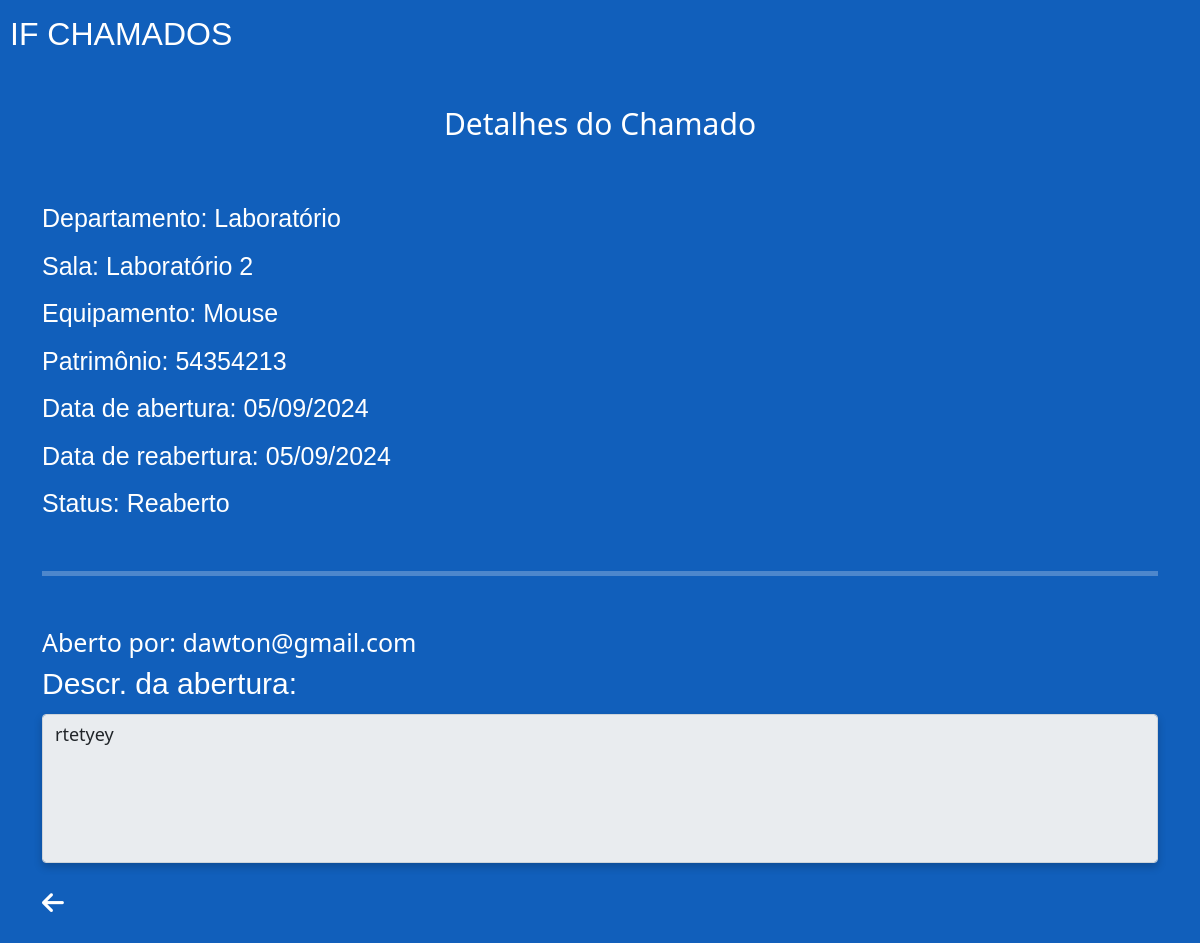
/if-dados/chamado/73/detalhes/ (signed in), run on the app's committed database.
### if_dados/models.py (models this page shows, shortened)
class Chamado(models.Model):
    class Status(models.TextChoices):
        ABERTO = 'Aberto', 'Aberto'
        FECHADO = 'Fechado', 'Fechado'
        PENDENTE = 'Pendente', 'Pendente'
        REABERTO = 'Reaberto', 'Reaberto'
    usuario = models.ForeignKey(settings.AUTH_USER_MODEL, on_delete=models.CASCADE, default=1)
    status = models.CharField(max_length=10, choices=Status.choices, default=Status.ABERTO)
    departamento = models.CharField(max_length=255)
    sala = models.CharField(max_length=255)
    descricao_problema = models.TextField()
    patrimonio = models.CharField(max_length=50, blank=True, null=True)
    data_abertura = models.DateTimeField(default=timezone.now)
    data_fechamento = models.DateTimeField(blank=True, null=True)
    data_modificacao = models.DateTimeField(blank=True, null=True)
    data_reabertura = models.DateTimeField(blank=True, null=True)
    equipamento = models.CharField(max_length=255, blank=True, null=True)
    especialidade = models.ManyToManyField(Especialidade, blank=True)
    relato_tecnico = models.TextField(blank=True)

### if_app/models.py (models this page shows, shortened)
class Usuario(AbstractBaseUser, PermissionsMixin):
    EMAIL_FIELD = 'email'
    USERNAME_FIELD = 'email'
    REQUIRED_FIELDS = []
    email = models.EmailField(unique=True)
    nome = models.CharField(max_length=100)
    numero_celular = models.CharField(max_length=11)
    identificacao = models.CharField(max_length=50, choices=[('Funcionario', 'Funcionario'), ('Professor', 'Professor'), ('Aluno', 'Aluno')])
    departamento = models.CharField(max_length=50, choices=[('Laboratório', 'Laboratório'), ('Caen', 'Caen'), ('Pavilhão Novo', 'Pavilhão Novo'), ('Pavilhão Velho', 'Pavilhão Velho')], default='Laboratório')
    is_active = models.BooleanField(default=True)
    is_staff = models.BooleanField(default=False)
    objects = UsuarioManager()

### if_dados/views.py (the view)
# urls.py: path('chamado/<int:id>/detalhes/', views.detalhes_do_chamado_aberto, name='detalhes_do_chamado_aberto'),
@login_required
def detalhes_do_chamado_aberto(request, id):
    chamado = get_object_or_404(Chamado, id=id)
    contexto = {
        'chamado': chamado,
        'usuario_email': request.user.email
    }
    return render(request, 'detalhes-do-chamado-aberto.html', contexto)

### if_dados/templates/detalhes-do-chamado-aberto.html (shortened to what this page needs)
{% load static %}
<!DOCTYPE html>
<html lang="pt-br">
<head>
    <link href="https://cdn.jsdelivr.net/npm/bootstrap@5.0.2/dist/css/bootstrap.min.css" rel="stylesheet">
    <link rel="stylesheet" href="{% static 'css/style.css' %}">
</head>
<body>
    <div class="container-geral">
        <div class="logo text-white">IF CHAMADOS</div>
        <h1 class="text-center text-white mt-5 mb-5">Detalhes do Chamado</h1>
        <div class="container">
            <div class="row">
                <div class="col-12 informacoes">
                    <div class="setor">Departamento: {{ chamado.departamento }}</div>
                    <div class="sala">Sala: {{ chamado.sala }}</div>
                    <div class="equipamento">Equipamento: {{ chamado.equipamento }}</div>
                    <div class="equipamento">Patrimônio: {{ chamado.patrimonio }}</div>
                    <div class="data-de-abertura">Data de abertura: {{ chamado.data_abertura|date:"d/m/Y" }}</div>
                    {% if chamado.data_reabertura %}
                    <div class="data-de-abertura">Data de reabertura: {{ chamado.data_reabertura|date:"d/m/Y" }}</div>
                    {% endif %}
                    <div class="status {% if chamado.status == 'REABERTO' %}status-reaberto{% else %}status{% endif %}">Status: {{ chamado.status }}</div>
                </div>
            </div>
            <hr class="text-white mt-5 mb-5">
            <div class="row">
                <div class="col-12 texto-aberto-por text-white">
                    Aberto por: {{ usuario_email }}
                </div>
                <div class="col-12">
                    <label id="descricao-label" for="area-comentario" class="form-label text-white texto-dropdown caix-desc-abertura">Descr. da abertura:</label>
                    <textarea id="area-comentario" class="form-control area-comentario custom-placeholder sombra" rows="5" readonly>{{ chamado.descricao_problema }}</textarea>
                </div>
                <div class="col-12 mt-3">
                    <div class="container-botao-voltar mt-4">
                        <div class="icone-voltar">
                            <a href="{% url 'meus_chamados' %}"><i class="fas fa-arrow-left text-white"></i></a>
                        </div>
                    </div>
                </div>
            </div>
        </div>
    </div>
</body>
</html>

### if_app/static/css/style.css (style rules this page uses)
body { padding: 10px; background: #115FBB; }
a { text-decoration: none; }
.logo { font-size: 32px; font-family: 'Franklin Gothic Medium', 'Arial Narrow', Arial, sans-serif; }
.sombra { background-color: #FFF; box-shadow: 0 4px 8px rgba(0, 0, 0, 0.2); }
label { font-size: 18px; }
textarea { resize: none; }
.texto-dropdown { font-size: 30px; font-family: Arial, Helvetica, sans-serif; }
.area-comentario { font-size: 18px; }
.icone-voltar { position: relative; margin-bottom: 0rem; }
.icone-voltar i { position: absolute; font-size: 25px; top: 70%; transform: translateY(-50%); }
.container-botao-voltar, .container-botao-enviar { height: 50px; position: relative; }
.informacoes { font-size: 22px; text-align: left; }
.informacoes div { margin-top:10px; }
h1 { font-size: 30px; }
hr { padding: 2.5px; }
.setor, .sala, .equipamento, .data-de-abertura, .status { margin-top: 20px; font-size: 25px; font-family: Arial, Helvetica, sans-serif; color: #FFF; }
.status { float: left; margin-right: 10px; }
.texto-aberto-por { font-size: 25px; }

### data on the page
Chamado: departamento "Laboratório", sala "Laboratório 2", equipamento "Mouse", patrimonio "54354213", data_abertura "05/09/2024", data_reabertura "05/09/2024", status "Reaberto", descricao_problema "rtetyey"
Usuario: email "dawton@gmail.com"
